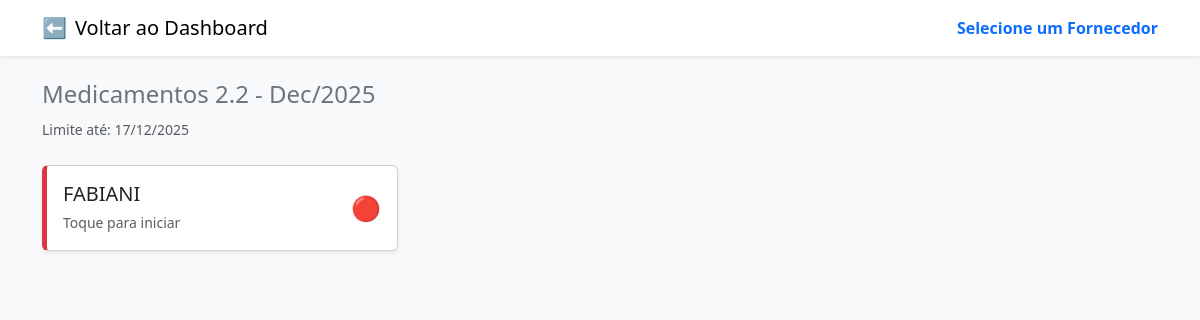
/pedido/selecao-fabricante/3 (signed in), run on an earlier commit of the app's database.
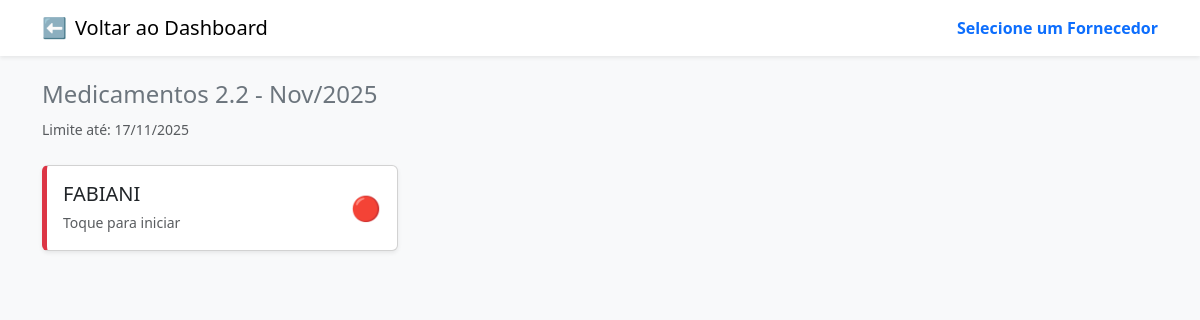
And on a later commit of the database.
### app.py (models this page shows)
class Periodo(db.Model):
    id = db.Column(db.Integer, primary_key=True)
    nome = db.Column(db.String(100), nullable=False)
    grupo_filtro = db.Column(db.String(50), nullable=False)
    data_limite = db.Column(db.Date, nullable=False)
    mes = db.Column(db.Integer, nullable=False)
    ano = db.Column(db.Integer, nullable=False)
    ativo = db.Column(db.Boolean, default=True)

### app.py (the view)
@app.route('/pedido/selecao-fabricante/<int:periodo_id>')
def selecao_fabricante(periodo_id):
    if 'usuario_id' not in session: return redirect(url_for('login'))
    periodo = Periodo.query.get_or_404(periodo_id)
    laboratorios_db = db.session.query(Produto.laboratorio).filter_by(grupo=periodo.grupo_filtro).distinct().all()
    lista_final = []
    pedido_atual = Pedido.query.filter_by(usuario_id=session['usuario_id'], loja_id=session['loja_id'], periodo_id=periodo.id).order_by(Pedido.id.desc()).first()
    data_formatada = pedido_atual.data_alteracao.strftime('%d/%m às %H:%M') if pedido_atual and pedido_atual.data_alteracao else ""
    for lab in laboratorios_db:
        nome_lab = lab[0]
        status, qtd_itens = 'nao_iniciado', 0
        if pedido_atual:
            qtd_itens = db.session.query(ItemPedido).join(Produto).filter(ItemPedido.pedido_id == pedido_atual.id, Produto.laboratorio == nome_lab).count()
            if qtd_itens > 0: status = 'concluido' if pedido_atual.status == 'Enviado' else 'andamento'
            elif pedido_atual.status == 'Enviado': status = 'concluido'
        lista_final.append({'nome': nome_lab, 'status': status, 'itens': qtd_itens, 'data_hora': data_formatada})
    return render_template('fabricantes.html', lista_fabricantes=lista_final, periodo=periodo)

### templates/fabricantes.html (shortened to what this page needs)
<!DOCTYPE html>
<html lang="pt-br">
<head>
    <link href="https://cdn.jsdelivr.net/npm/bootstrap@5.3.0/dist/css/bootstrap.min.css" rel="stylesheet">
</head>
<body class="bg-light">
    <nav class="navbar navbar-light bg-white shadow-sm mb-4">
        <div class="container">
            <a class="navbar-brand d-flex align-items-center" href="{{ url_for('dashboard_loja') }}">
                <span class="me-2">⬅️</span> Voltar ao Dashboard
            </a>
            <span class="navbar-text fw-bold text-primary">Selecione um Fornecedor</span>
        </div>
    </nav>
    <div class="container">
        <div class="mb-4">
            <h4 class="text-secondary">{{ periodo.nome }}</h4>
            <small class="text-muted">Limite até: {{ periodo.data_limite.strftime('%d/%m/%Y') }}</small>
        </div>
        <div class="row">
            {% for item in lista_fabricantes %}
            <div class="col-md-4 mb-4">
                <a href="{{ url_for('pedido_form', periodo_id=periodo.id, laboratorio=item.nome) }}" class="text-decoration-none text-dark">
                    <div class="card card-fabricante h-100 shadow-sm
                        {% if item.status == 'concluido' %} status-concluido
                        {% elif item.status == 'andamento' %} status-em-andamento
                        {% else %} status-nao-iniciado {% endif %}">
                        <div class="card-body d-flex justify-content-between align-items-center">
                            <div>
                                <h5 class="card-title mb-1">{{ item.nome }}</h5>
                                <small class="text-muted">
                                    {% if item.status == 'concluido' %}
                                        Pedido Finalizado em {{ item.data_hora }}
                                    {% elif item.status == 'andamento' %}
                                        Editado em {{ item.data_hora }} ({{ item.itens }} itens)
                                    {% else %}
                                        Toque para iniciar
                                    {% endif %}
                                </small>
                            </div>
                            <div class="icon-status">
                                {% if item.status == 'concluido' %} 🟢
                                {% elif item.status == 'andamento' %} 🟡
                                {% else %} 🔴 {% endif %}
                            </div>
                        </div>
                    </div>
                </a>
            </div>
            {% endfor %}
        </div>
    </div>
</body>
</html>

### templates/fabricantes.html (style rules this page uses)
.card-fabricante { transition: transform 0.2s; cursor: pointer; border-left: 5px solid #ccc; }
.status-nao-iniciado { border-left-color: #dc3545; }
.icon-status { font-size: 1.5rem; }

What changed in the data, as far as the page shows it:
changed Periodo: nome "Medicamentos 2.2 - Dec/2025" → "Medicamentos 2.2 - Nov/2025"; data_limite "17/12/2025" → "17/11/2025"
